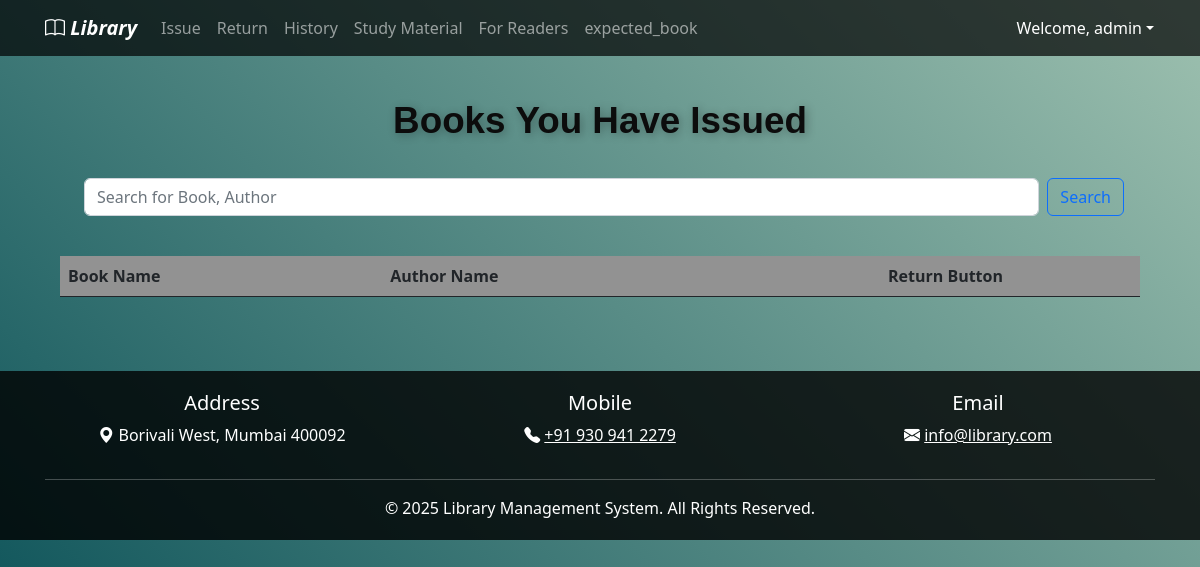
The page /return_item (signed in) on the database as committed earlier.
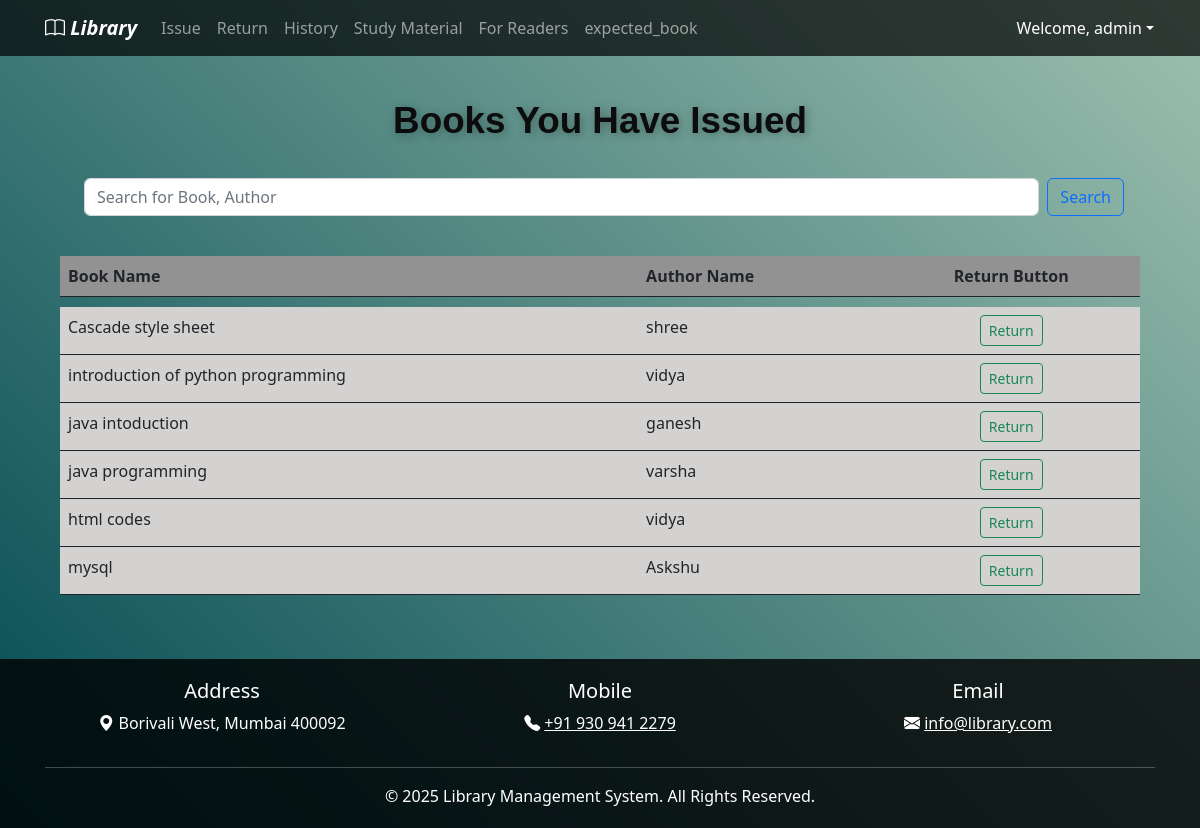
The same page on the database as committed later.
### elibrary_app/models.py (models this page shows, shortened)
class Book(models.Model):
    book_name = models.CharField(max_length=150)
    author_name = models.CharField(max_length=200)
    quantity = models.IntegerField(default=1)
    subject = models.CharField(max_length=2000)
    book_add_time = models.DateTimeField(default=timezone.now)  # Changed to DateTimeField for both date and time
    book_add_date = models.DateField(default=date.today)
    class Meta:
        constraints = [
            models.UniqueConstraint(fields=["book_name", "author_name"], name="unique_book_author")  # Replaced unique_together with UniqueConstraint
        ]

### elibrary_app/views.py (the view, shortened to what this page needs)
# urls.py: path("return_item", views.return_item, name="return_item"),  # Return item page
@login_required(login_url=reverse_lazy("login"))
def return_item(request):
    my_items = IssuedItem.objects.filter(user_id=request.user, return_date__isnull=True).values_list("book_id")
    books = Book.objects.filter(id__in=my_items)
    return render(request, "return_item.html", {"books": books})

### elibrary_app/templates/return_item.html (shortened to what this page needs)
{% extends 'base.html' %}
{% load static %}
{% block content %}
<center>
<div class="container mt-4">
    <div class="col-md-12">
        <div class="library-title">
            <span class="word">Books</span>
            <span class="word">You</span>
            <span class="word">Have</span>
            <span class="word">Issued</span>
        </div>
    </div>
</div>
    <div class="input-group container">
        <form class="d-flex search-form w-100 mx-3" method="get" action="/searchproductreturn/">
            <input type="search" name="q" class="form-control search-input mx-2" placeholder="Search for Book, Author">
            <button class="btn btn-outline-primary" type="submit">Search</button>
          </form>
    </div>
</center>
<div class="container">
<br>
   <table class="table" style="border: none;">
      <thead class="thead-dark">
        <tr style="background-color: rgb(146, 146, 146);">
            <th scope="col">Book Name</th>
            <th scope="col">Author Name</th>
            <th scope="col" class="text-center">Return Button</th>
         </tr>
      </thead>
      <tr style="height: 10px;"></tr>
      <tbody id="table_data">
         {% for book in books %}
         <tr style="background-color: rgb(212, 209, 209);">
            <td>{{ book.book_name }}</td>
            <td>{{ book.author_name }}</td>
            <td class="text-center">
               <form action="{% url 'return_item' %}" aria-controls="rounded" method="POST">
                  <button type="submit" class="btn btn-outline-success btn-sm">
                     Return
                  </button>
               </form>
            </td>
         </tr>
         {% endfor %}
      </tbody>
   </table>
</div>
{% endblock %}

Rows that differ between the two databases and show on the page:
added Book: book_name "Cascade style sheet", author_name "shree"
added Book: book_name "introduction of python programming", author_name "vidya"
added Book: book_name "java intoduction", author_name "ganesh"
added Book: book_name "java programming", author_name "varsha"
added Book: book_name "html codes", author_name "vidya"
added Book: book_name "mysql", author_name "Askshu"
